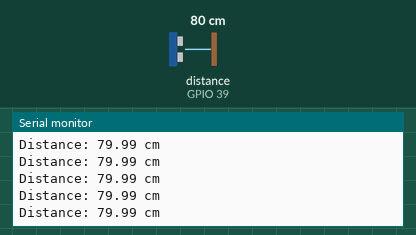
The program below on a simulated ESP32-S3. Shown: the last lines printed to the serial monitor. Wiring (inferred from the names in the program): ultrasonic range finder: trigger GPIO 38; echo GPIO 39. The inputs (shaded band) are chosen by the test bench; at power-on: distance to the obstacle (sensor on GPIO 39) 80 cm. The echo pulse lasts 58.3 µs per cm.

Above: at 1.2 s.
1.3 s: distance to the obstacle (sensor on GPIO 39) set to 2 cm
At 1.31 s:
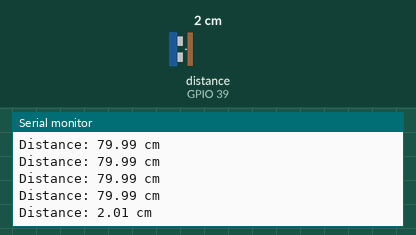
2.8 s: distance to the obstacle (sensor on GPIO 39) set to 4 cm
At 2.83 s:
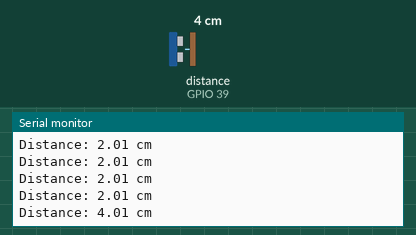
Timing chart, 0 to 5.8 s (numbered marks = the images above; inputs shaded):
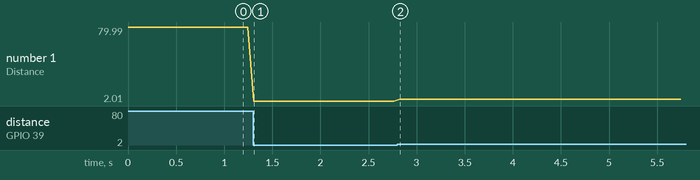

Measured:
- after the input at 1.3 s, the serial monitor: prints a new line at once (image 1)
- after the input at 2.8 s, the serial monitor: prints a new line at once (image 2)
- plotted number 1: 79.99 → 2.01 after the input at 1.3 s, 2.01 → 4.01 after the input at 2.8 s

The program:

main.cpp
```cpp
#include <Arduino.h>

constexpr int trigPin = 38;
constexpr int echoPin = 39;

constexpr float speedOfSoundCmPerUs = 0.0343f; // cm per microsecond
constexpr unsigned long echoTimeoutUs = 30000; // ~5m max range cutoff

float readDistanceCm() {
  digitalWrite(trigPin, LOW);
  delayMicroseconds(2);

  digitalWrite(trigPin, HIGH);
  delayMicroseconds(10);
  digitalWrite(trigPin, LOW);

  unsigned long durationUs = pulseIn(echoPin, HIGH, echoTimeoutUs);

  if (durationUs == 0) {
    return -1.0f; // no echo received / out of range
  }

  return (durationUs * speedOfSoundCmPerUs) / 2.0f;
}

void setup() {
  Serial.begin(115200);
  pinMode(trigPin, OUTPUT);
  pinMode(echoPin, INPUT);
  digitalWrite(trigPin, LOW);
}

void loop() {
  float distanceCm = readDistanceCm();

  if (distanceCm < 0) {
    Serial.println("No echo received (out of range or timeout)");
  } else {
    Serial.print("Distance: ");
    Serial.print(distanceCm);
    Serial.println(" cm");
  }

  delay(60);
}
```
